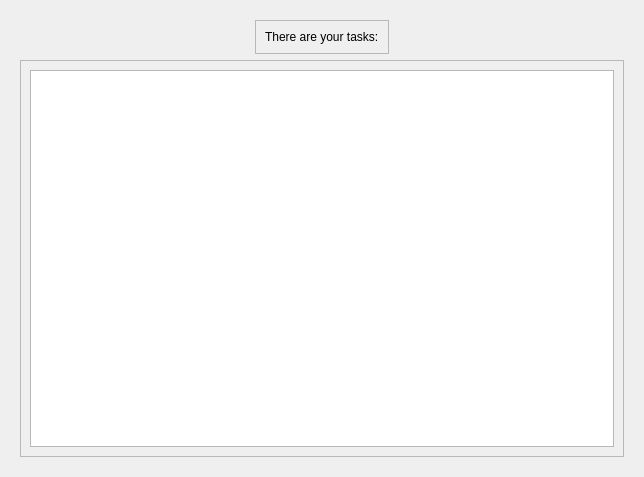
<?xml version="1.0" encoding="UTF-8"?>
<ui version="4.0">
 <class>Dialog</class>
 <widget class="QDialog" name="Dialog">
  <property name="geometry">
   <rect>
    <x>0</x>
    <y>0</y>
    <width>644</width>
    <height>477</height>
   </rect>
  </property>
  <property name="windowTitle">
   <string>Dialog</string>
  </property>
  <property name="styleSheet">
   <string notr="true">#topLabel
{
	font-size: 40 px;
}</string>
  </property>
  <layout class="QHBoxLayout" name="horizontalLayout">
   <item>
    <widget class="QWidget" name="centralwidget" native="true">
     <layout class="QVBoxLayout" name="verticalLayout">
      <item alignment="Qt::AlignHCenter|Qt::AlignTop">
       <widget class="QFrame" name="topFrame">
        <property name="frameShape">
         <enum>QFrame::StyledPanel</enum>
        </property>
        <property name="frameShadow">
         <enum>QFrame::Raised</enum>
        </property>
        <layout class="QHBoxLayout" name="horizontalLayout_2">
         <item>
          <widget class="QLabel" name="topLabel">
           <property name="styleSheet">
            <string notr="true"/>
           </property>
           <property name="text">
            <string>There are your tasks:</string>
           </property>
          </widget>
         </item>
        </layout>
       </widget>
      </item>
      <item>
       <widget class="QFrame" name="bottomFrame">
        <property name="frameShape">
         <enum>QFrame::StyledPanel</enum>
        </property>
        <property name="frameShadow">
         <enum>QFrame::Raised</enum>
        </property>
        <layout class="QHBoxLayout" name="horizontalLayout_3">
         <item>
          <widget class="QTextBrowser" name="textBrowser"/>
         </item>
        </layout>
       </widget>
      </item>
     </layout>
    </widget>
   </item>
  </layout>
 </widget>
 <resources/>
 <connections/>
</ui>
